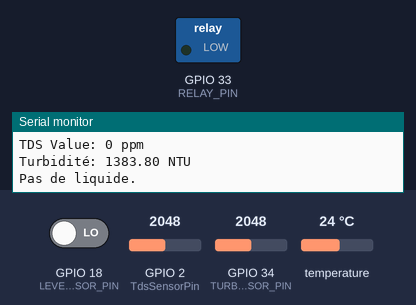
This program was run on a simulated ESP32. Parts: switched loads named in the program (green lamp = pin HIGH), the last lines printed to the serial monitor. Inputs (shaded band) come from the test bench; at power-on: GPIO 18 (LEVEL_SENSOR_PIN) LOW, GPIO 2 (TdsSensorPin) = 2048, GPIO 34 (TURBIDITY_SENSOR_PIN) = 2048, temperature 24 °C.

Above: at 2.2 s.
2.3 s: GPIO 18 (LEVEL_SENSOR_PIN) driven HIGH
At 5.9 s:
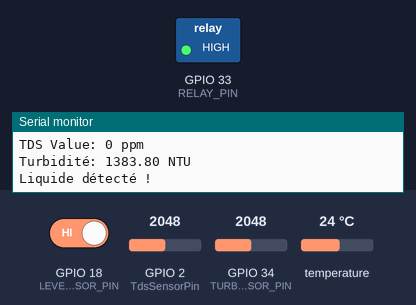
Timing chart, 0 to 12.1 s (numbered marks = the images above; inputs shaded):
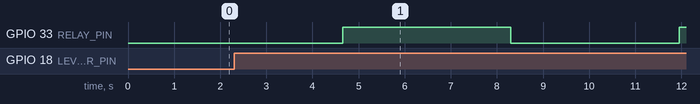

The program:

main.cpp
```cpp
#include <Arduino.h>
#include "temperature.h"
#include "tds.h"
#include "level.h"
#include "turbidity.h"
#include "relay.h"

unsigned long lastRelayToggle = 0;
const unsigned long RELAY_TOGGLE_INTERVAL = 3000;  // Bascule toutes les 3 secondes

void setup() {
    Serial.begin(115200);
    delay(1000);
    Serial.println("\n\n=== Démarrage du système ===");
    initTemperatureSensor();
    initTdsSensor();
    initLevelSensor();
    initTurbiditySensor();
    initRelay();
}

void loop() {
    // Test du relais : basculer toutes les 3 secondes
    unsigned long currentMillis = millis();
    if (currentMillis - lastRelayToggle >= RELAY_TOGGLE_INTERVAL) {
        lastRelayToggle = currentMillis;
        toggleRelay();
    }

    float tempC = readTemperatureC();
    float tds = readTdsValue(tempC);
    float turbidity = readTurbidityNTU();
    Serial.print("Température: ");
    Serial.print(tempC);
    Serial.println(" °C");
    Serial.print("TDS Value: ");
    Serial.print(tds, 0);
    Serial.println(" ppm");
    Serial.print("Turbidité: ");
    Serial.print(turbidity, 2);
    Serial.println(" NTU");
    if (isLiquidDetected()) {
        Serial.println("Liquide détecté !");
    } else {
        Serial.println("Pas de liquide.");
    }
    delay(1000);
}
```

level.h
```cpp
#pragma once

void initLevelSensor();
bool isLiquidDetected();
```

relay.h
```cpp
#ifndef RELAY_H
#define RELAY_H

// Pin pour le relais
#define RELAY_PIN 33

// Initialise le relais
void initRelay();

// Active le relais
void enableRelay();

// Désactive le relais
void disableRelay();

// Bascule l'état du relais
void toggleRelay();

// Ecrit un niveau logique brut sur la pin du relais (true=HIGH, false=LOW)
void writeRelayLevel(bool highLevel);

// Retourne l'état actuel du relais (HIGH ou LOW)
int getRelayState();

#endif
```

tds.h
```cpp
#pragma once

void initTdsSensor();
float readTdsValue(float temperature = 25.0);
```

temperature.h
```cpp
#pragma once

void initTemperatureSensor();
float readTemperatureC();
```

turbidity.h
```cpp
#pragma once

void initTurbiditySensor();
float readTurbidityNTU();
```

level.cpp
```cpp
#include <Arduino.h>
#include "level.h"

#define LEVEL_SENSOR_PIN 18

void initLevelSensor() {
    pinMode(LEVEL_SENSOR_PIN, INPUT);
}

bool isLiquidDetected() {
    return digitalRead(LEVEL_SENSOR_PIN) == HIGH;
}
```

relay.cpp
```cpp
#include <Arduino.h>
#include "relay.h"

void initRelay() {
    pinMode(RELAY_PIN, OUTPUT);
    digitalWrite(RELAY_PIN, LOW);
    Serial.println("Relais initialisé sur PIN " + String(RELAY_PIN));
}

void writeRelayLevel(bool highLevel) {
    digitalWrite(RELAY_PIN, highLevel ? HIGH : LOW);
    delay(2);
    Serial.print("GPIO");
    Serial.print(RELAY_PIN);
    Serial.print(" = ");
    Serial.println(digitalRead(RELAY_PIN) == HIGH ? "HIGH" : "LOW");
}

void enableRelay() {
    writeRelayLevel(true);
    Serial.println("Relais ACTIVÉ");
}

void disableRelay() {
    writeRelayLevel(false);
    Serial.println("Relais DÉSACTIVÉ");
}

void toggleRelay() {
    int currentState = digitalRead(RELAY_PIN);
    writeRelayLevel(currentState == LOW);
    Serial.println(currentState == LOW ? "Relais ACTIVÉ" : "Relais DÉSACTIVÉ");
}

int getRelayState() {
    return digitalRead(RELAY_PIN);
}
```

tds.cpp
```cpp
#include <Arduino.h>
#include "tds.h"

#define TdsSensorPin 2
#define VREF 5.0
#define SCOUNT 30

static int analogBuffer[SCOUNT];
static int analogBufferTemp[SCOUNT];
static int analogBufferIndex = 0;

void initTdsSensor() {
    pinMode(TdsSensorPin, INPUT);
}

static int getMedianNum(int bArray[], int iFilterLen) {
    int bTab[iFilterLen];
    for (byte i = 0; i < iFilterLen; i++)
        bTab[i] = bArray[i];
    int i, j, bTemp;
    for (j = 0; j < iFilterLen - 1; j++) {
        for (i = 0; i < iFilterLen - j - 1; i++) {
            if (bTab[i] > bTab[i + 1]) {
                bTemp = bTab[i];
                bTab[i] = bTab[i + 1];
                bTab[i + 1] = bTemp;
            }
        }
    }
    if ((iFilterLen & 1) > 0)
        bTemp = bTab[(iFilterLen - 1) / 2];
    else
        bTemp = (bTab[iFilterLen / 2] + bTab[iFilterLen / 2 - 1]) / 2;
    return bTemp;
}

float readTdsValue(float temperature) {
    // Remplir le buffer avec les dernières valeurs analogiques
    analogBuffer[analogBufferIndex] = analogRead(TdsSensorPin);
    analogBufferIndex++;
    if (analogBufferIndex == SCOUNT)
        analogBufferIndex = 0;

    // Copie pour le filtrage médian
    for (int i = 0; i < SCOUNT; i++)
        analogBufferTemp[i] = analogBuffer[i];

    float averageVoltage = getMedianNum(analogBufferTemp, SCOUNT) * (float)VREF / 1024.0;
    float compensationCoefficient = 1.0 + 0.02 * (temperature - 25.0);
    float compensationVoltage = averageVoltage / compensationCoefficient;
    float tdsValue = (133.42 * compensationVoltage * compensationVoltage * compensationVoltage
                    - 255.86 * compensationVoltage * compensationVoltage
                    + 857.39 * compensationVoltage) * 0.5;
    return tdsValue;
}
```

temperature.cpp
```cpp
#include <OneWire.h>
#include <DallasTemperature.h>

#define ONE_WIRE_BUS 15  // D15 de l'ESP32

OneWire oneWire(ONE_WIRE_BUS);
DallasTemperature sensors(&oneWire);

void initTemperatureSensor() {
  sensors.begin();
}

float readTemperatureC() {
  sensors.requestTemperatures();
  return sensors.getTempCByIndex(0);
}
```

turbidity.cpp
```cpp
#include <Arduino.h>

#define TURBIDITY_SENSOR_PIN 34
#define TURBIDITY_SAMPLE_COUNT 10


const float V_clear = 2.465;
const float V_turbid = 0.699;
const float NTU_max = 3000.0;

void initTurbiditySensor() {
  pinMode(TURBIDITY_SENSOR_PIN, INPUT);
}

float readTurbidityVoltage() {
  long sum = 0;
  for (int i = 0; i < TURBIDITY_SAMPLE_COUNT; i++) {
    sum += analogRead(TURBIDITY_SENSOR_PIN);
    delay(5);
  }
  float sensorValue = sum / (float)TURBIDITY_SAMPLE_COUNT;

  // Conversion ADC ESP32 (0–4095 -> 0–3.3V)
  return sensorValue * (3.3 / 4095.0);
}

float readTurbidityNTU() {
  float voltage = readTurbidityVoltage();

  if (V_clear == V_turbid) return 0;

  // Inversion : plus le liquide est trouble, plus le voltage diminue
  float ntu = (V_clear - voltage) * (NTU_max / (V_clear - V_turbid));

  if (ntu < 0) ntu = 0;
  if (ntu > NTU_max) ntu = NTU_max;

  Serial.print("Voltage: ");
  Serial.print(voltage, 3);
  Serial.print(" V  |  Turbidité: ");
  Serial.print(ntu, 2);
  Serial.println(" NTU");

  return ntu;
}
```
